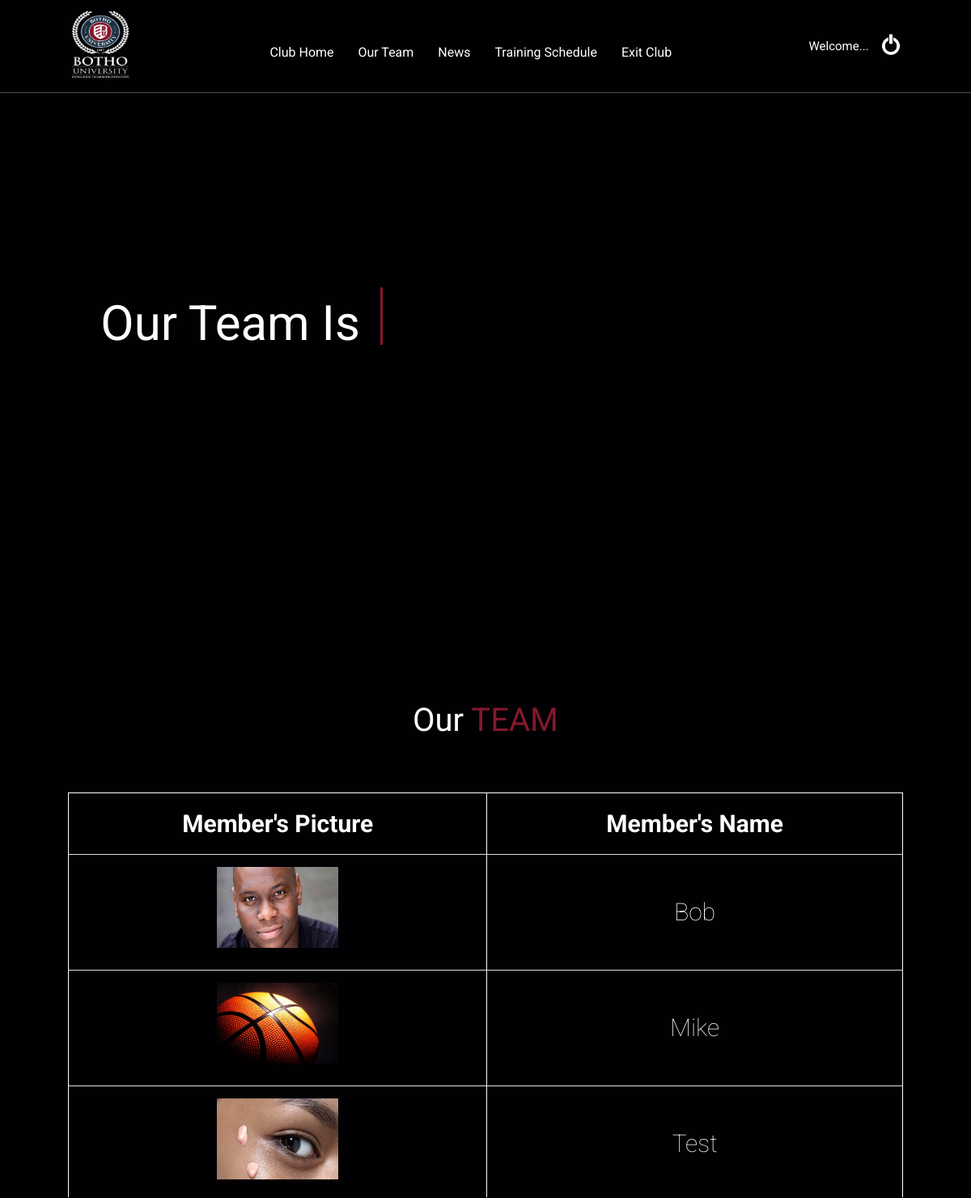
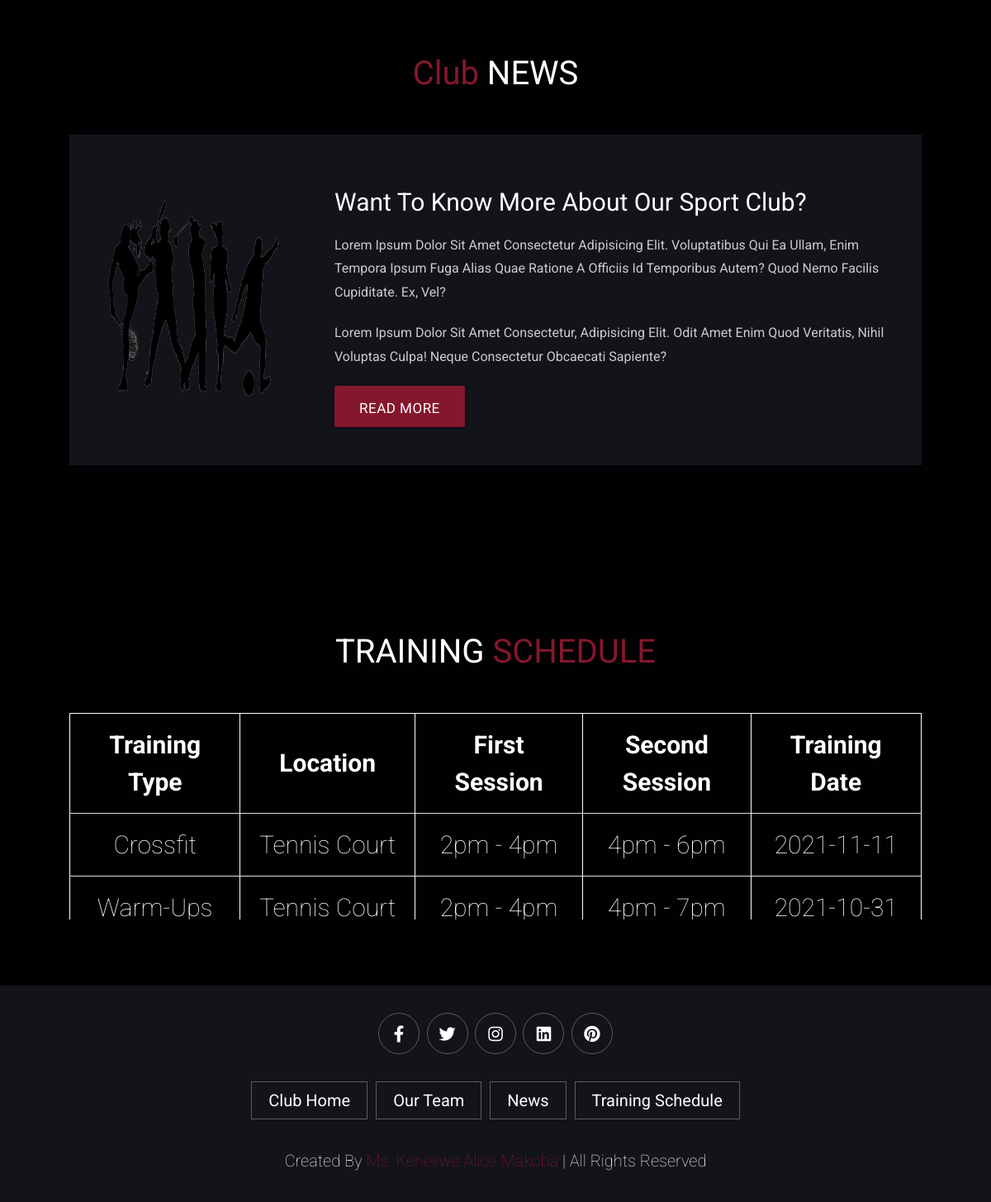
/Tennis/tennishome.php, run on the app's committed database (2 pictures, top to bottom).
### tables this page shows
CREATE TABLE `members` (
  `Member_ID` int(12) NOT NULL,
  `Firstname` varchar(30) NOT NULL,
  `Lastname` varchar(30) NOT NULL,
  `Gender` varchar(10) NOT NULL,
  `Email` varchar(50) NOT NULL,
  `Phone Number` int(15) NOT NULL,
  `ClubName` varchar(30) NOT NULL,
  `Image` varchar(255) NOT NULL
);

CREATE TABLE `trainingschedule` (
  `Sid` int(12) NOT NULL,
  `ClubName` varchar(50) NOT NULL,
  `TrainingType` varchar(50) NOT NULL,
  `Location` varchar(100) NOT NULL,
  `FirstSession` varchar(30) NOT NULL,
  `SecondSession` varchar(30) NOT NULL,
  `TrainingDate` date NOT NULL
);

### Tennis/tennishome.php (the view, shortened to what this page needs)
<!DOCTYPE html>
<html lang="en">
<head>
    <link rel="stylesheet" href="https://cdnjs.cloudflare.com/ajax/libs/font-awesome/5.15.4/css/all.min.css">
	<link rel="stylesheet" href="https://cdnjs.cloudflare.com/ajax/libs/materialize/1.0.0/css/materialize.min.css">
    <link rel="stylesheet" href="style1.css">
</head>
<body>
<header class="header">
    <a href="#" class="logo">
        <img src="../images/try.png" alt="">
    </a>
    <nav class="navbar">
        <a href="#home">Club home</a>
		<a href="#menu">Our Team</a>
        <a href="#about">News</a>
		<a href="#review">Training Schedule</a>
		<a href="../Mainhomepage.php">Exit Club</a>
    </nav>
	<div>
        <p style="color:white; font-size:1.5rem;" ><?php echo "Welcome...".  $_SESSION['Email']; ?></p>
    </div>
 <div>
		<a href="../Logout.php">
		<img style="height:30px; width:30px" src="../images/logout.jpg"/>
        </a>
		</div>
</header>
<div class="row">
<section class="home" id="home">
<div class="wrapper">
<div class="txt">Our Team Is</div>
<ul class="run-text">
	<li><span>The Tennis Club Team.</span></li>
</ul>
</div>
</section>
</div>
<section class="menu" id="menu">
    <h1 class="heading"> our <span>TEAM</span> </h1>
<br>
<div style="overflow-y: auto; height:500px;">
<table>
	<tr style="height:40" style="color: white;">
		<th>Member's Picture</th>
		<th>Member's Name</th>
	</tr>
    <?php
$conn = mysqli_connect("localhost","root","","botho_sports_club_db") or die('DATABASE connection failed');
$query= mysqli_query($conn,"Select Firstname, Image from members where ClubName='Tennis'");
		while($res=mysqli_fetch_assoc($query))
		{
			$image_text=$res['Firstname'];
			$img = $res['Image'];
		    $path="../images/members/$img";
?>
<tr>
		<td><img src="<?php echo $path;?>" width="100" height="100"/></td>
		<td style="width='50'; height='50' "><?php echo "$image_text" ?></td>
	</tr>
			<?php
	}
	 ?>
	 </table>
	 </div>
</section>
<section class="about" id="about" style="height:700px;" >
    <h1 class="heading"> <span>Club</span> NEWS </h1>
    <div class="row" style="height:400px;">
        <div class="image" width="300px"height="500px">
            <img src="../images/sport3.png" alt="" width="200px"height="300px">
        </div>
        <div class="content">
            <h3>Want to know more about our Sport Club?</h3>
            <p>Lorem ipsum dolor sit amet consectetur adipisicing elit. Voluptatibus qui ea ullam, enim tempora ipsum fuga alias quae ratione a officiis id temporibus autem? Quod nemo facilis cupiditate. Ex, vel?</p>
            <p>Lorem ipsum dolor sit amet consectetur, adipisicing elit. Odit amet enim quod veritatis, nihil voluptas culpa! Neque consectetur obcaecati sapiente?</p>
            <a href="ViewNews.php" class="btn" style="height:50px;">Read more</a>
        </div>
    </div>
</section>
<section class="review" id="review">
    <h1 class="heading"> TRAINING <span>SCHEDULE</span> </h1>
    <div class="box-container" style="overflow-y: auto; height:250px;" >
        <table class="table table-bordered table-striped table-hover">
	<tr style="height:40">
		<th>Training Type</th>
		<th>Location</th>
		<th>First Session</th>
		<th>Second Session</th>
		<th>Training Date</th>
	</tr>
<?php
$sql=mysqli_query($conn,"select * from trainingschedule where ClubName='Tennis'");
while($res=mysqli_fetch_assoc($sql))
{
?>
<tr>
		<td><?php echo $res['TrainingType']; ?></td>
		<td><?php echo $res['Location']; ?></td>
		<td><?php echo $res['FirstSession']; ?></td>
		<td><?php echo $res['SecondSession']; ?></td>
		<td><?php echo $res['TrainingDate']; ?></td>
	</tr>
<?php
}
?>
</table>
    </div>
</section>
<br><br><br><br>
<section class="footer">
    <div class="share">
        <a href="#" class="fab fa-facebook-f"></a>
        <a href="#" class="fab fa-twitter"></a>
        <a href="#" class="fab fa-instagram"></a>
        <a href="#" class="fab fa-linkedin"></a>
        <a href="#" class="fab fa-pinterest"></a>
    </div>
    <div class="links">
        <a href="#">Club home</a>
        <a href="#">Our Team</a>
        <a href="#">News</a>
        <a href="#">Training Schedule</a>
    </div>
    <div class="credit">created by <span>Ms. Keneilwe Alice Makoba</span> | all rights reserved</div>
</section>
</body>
</html>

### Tennis/style1.css (style rules this page uses)
:root { --main-color:#d3ad7f; --black:#13131a; --bg:#010103; --border:.1rem solid rgba(255,255,255,.3); }
* { font-family: 'Roboto', sans-serif; margin:0; padding:0; box-sizing: border-box; outline: none; border:none; text-decoration: none; text-transform: capitalize; transition: .2s linear; }
html { font-size: 62.5%; overflow-x: hidden; scroll-padding-top: 9rem; scroll-behavior: smooth; }
body { background: var(--bg); }
section { padding:2rem 7%; }
.navbar { color: #fff; background-color: #000; font-size: 4rem; text-align: center; padding-bottom: 3.5rem; }
.heading { text-align: center; color:#fff; padding-bottom: 3.5rem; font-size: 4rem; }
.heading span { color:#85172C; }
.btn { margin-top: 1rem; display: inline-block; padding:.9rem 3rem; font-size: 1.7rem; color:#fff; background:#85172C; cursor: pointer; }
.header { background: var(--bg); display: flex; align-items: center; justify-content: space-between; padding:.0rem 7%; border-bottom: var(--border); position: fixed; top:0; left: 0; right: 0; z-index: 1000; }
.header .logo img { height: 11rem; width:8rem; }
.header .navbar a { margin:0 1rem; font-size: 1.6rem; color:#fff; }
.home { display: flex; align-items: center; justify-content: center; min-height: 100vh; }
.home .wrapper { display:flex; }
.home .wrapper .txt { color: #fff; font-size:60px; font-weight: 400; margin-top:.1px; }
.home .wrapper .run-text { margin-left: 25px; height: 90px; line-height: 90px; overflow:hidden; }
.home .run-text li { list-style: none; color:#85172C; font-size: 60px; font-weight: 400; position: relative; top: 0; animation: slide 12s steps(4) infinite; }
.home .run-text li span { position: relative; margin: 5px 0; line-height: 90px; }
.home .run-text li span::after { content:""; position: absolute; left: 0; height: 100%; width: 100%; background: black; border-left: 3px solid #85172C; animation: typing 3s steps(12) infinite; }
.about .row { display: flex; align-items: center; background:var(--black); flex-wrap: wrap; }
.about .row .image { flex:2rem; }
.about .row .image img { width: 100%; }
.about .row .content { flex:1 1 45rem; padding:2rem; }
.about .row .content h3 { font-size: 3rem; color:#fff; }
.about .row .content p { font-size: 1.6rem; color:#ccc; padding:1rem 0; line-height: 1.8; }
.review .box-container { display: grid; grid-template-columns: repeat(auto-fit, minmax(30rem, 1fr)); gap:1.5rem; }
.footer { background:var(--black); text-align: center; }
.footer .share { padding:1rem 0; }
.footer .share a { height: 5rem; width: 5rem; line-height: 5rem; font-size: 2rem; color:#fff; border:var(--border); margin:.3rem; border-radius: 50%; }
.footer .links { display: flex; justify-content: center; flex-wrap: wrap; padding:2rem 0; gap:1rem; }
.footer .links a { padding:.7rem 2rem; color:#fff; border:var(--border); font-size: 2rem; }
.footer .credit { font-size: 2rem; color:#fff; font-weight: lighter; padding:1.5rem; }
.footer .credit span { color:#85172C; }

### Tennis/tennishome.php (style rules this page uses)
table, th, td { align-items: center; text-align:center; border: 1px solid white; }
table { color:white; border-collapse: collapse; font-weight: lighter; font-size:3rem; }
table img { Height:100px; width: 150px; }
table th { width:100px; }
tr { text-align: left; }
th, td { border-bottom: 1px solid #ddd; padding: 15px; width:600px; }
.box-container .table th { color:white; }

### data on the page
members: Image (picture), Firstname "Bob"
members: Image (picture), Firstname "Mike"
members: Image (picture), Firstname "Test"
trainingschedule: TrainingType "Crossfit", Location "Tennis Court", FirstSession "2pm - 4pm", SecondSession "4pm - 6pm", TrainingDate "2021-11-11"
trainingschedule: TrainingType "Warm-Ups", Location "Tennis Court", FirstSession "2pm - 4pm", SecondSession "4pm - 7pm", TrainingDate "2021-10-31"
